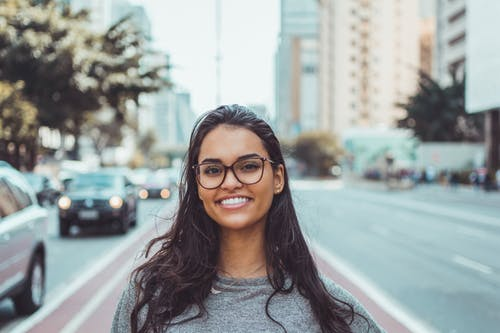
#> input picture Images/FACE.jpeg, 500 x 333 px, given in place of the camera
$ python VisualPainting.py
#> lines starting #> are read from the running program, lines starting #| are printed output that depends on the picture; after the words box and inside, x2 and y2 are one past the last pixel; in counts of white or black regions, pixels touching at a corner belong together
#> further down, img is the input picture: shape (333, 500, 3); mean B, G, R 159.9, 160.7, 154.9
import cv2
import numpy as np
framewidth=640
farmeheight=480
cap = cv2.VideoCapture(0)
cap.set(3,framewidth)
cap.set(4,farmeheight)
cap.set(10,150)
# Def list of colors that we want to detect

myColor=[[22,92,112 ,179 ,255 ,253],
         [72,81,94,179,255,166]]

# BGR
myColorValues=[(47,255,173),(255,144,30)]
# Draw Points
drawPoints=[]  #x,y,colorId
newPoints=[]

def findColor(img,myColor,myColorValues):
    imgHSV = cv2.cvtColor(img, cv2.COLOR_BGR2HSV)
#> imgHSV: shape (333, 500, 3); mean H, S, V 84.9, 34.2, 167.5
    colorCount=0
    for color in myColor:
        lower = np.array(color[0:3])
        upper = np.array(color[3:6])
        mask = cv2.inRange(imgHSV, lower, upper)
        x,y=getContours(mask)
        cv2.circle(imgCopy,(x,y),5,myColorValues[colorCount],cv2.FILLED)
        if x!=0 and y!=0:
            newPoints.append([x,y,colorCount])
        colorCount+=1
#> this loop made 2 passes
#> (x, y) on passes 1 to 2: (0, 0), (0, 0)
#> pass 1, in findColor, `mask = cv2.inRange(imgHSV, lower, upper)`:
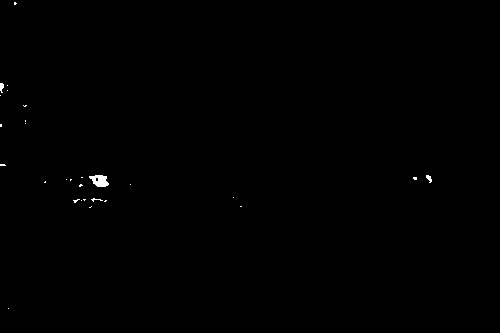
#> mask: shape (333, 500); 0.2% white; 28 white regions (25 under 20 px), largest, box (x1, y1, x2, y2) and area: (89, 175, 109, 187) 163, (0, 83, 4, 93) 29, (426, 175, 432, 183) 28
#> pass 2, in findColor, `mask = cv2.inRange(imgHSV, lower, upper)`:
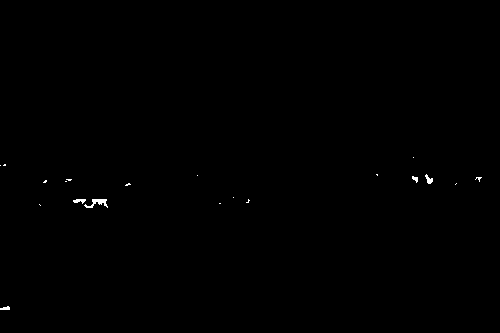
#> mask: shape (333, 500); 0.18% white; 20 white regions (15 under 20 px), largest, box (x1, y1, x2, y2) and area: (84, 199, 108, 208) 99, (425, 174, 433, 184) 42, (73, 199, 86, 204) 41, (0, 306, 10, 310) 29, (412, 176, 418, 183) 25
#> after the loop: imgCopy: shape (333, 500, 3); 0.02% of pixels changed, all inside (x1, y1, x2, y2) = (0, 0, 6, 6)
#> after the loop, colorCount = 2; newPoints = []
    return newPoints
        # cv2.imshow(str(color[0]), mask)

def getContours(img):
    contours,hierarchy=cv2.findContours(img,cv2.RETR_EXTERNAL,cv2.CHAIN_APPROX_NONE)
    x,y,w,h=0,0,0,0
    for cnt in contours:
        area=cv2.contourArea(cnt)
        if area>500:
            # cv2.drawContours(imgCopy,cnt,-1,(255,0,255),3)
            peri=cv2.arcLength(cnt,True)
            approx=cv2.approxPolyDP(cnt,0.02*peri,True)
            x,y,w,h=cv2.boundingRect(approx)
            # cv2.rectangle(imgCopy, (x, y), (x + w, y + h), (255, 0, 0), 2)
    return x+w//2 , y

def DrawCanvas(drawPoints,myColorValues):
    for points in drawPoints:
        print(points)
        cv2.circle(imgCopy, (points[0], points[1]), 10, myColorValues[points[2]], cv2.FILLED)


while (True):
    getPoints=list()
    ret,img =(cap.read())
    imgCopy=img.copy()
    newPoints=findColor(img,myColor,myColorValues)
    # [6 lines of commented-out code are left out]
    for points in newPoints:
        print(points)
        cv2.circle(imgCopy, (points[0], points[1]), 10, myColorValues[points[2]], cv2.FILLED)
#> this loop made 0 passes
    cv2.imshow("frame", imgCopy)
    if cv2.waitKey(1) & 0xFF == ord("q") :
#> (key q is pressed here)
          break
